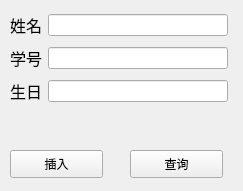
<?xml version="1.0" encoding="UTF-8"?>
<ui version="4.0">
 <class>Widget</class>
 <widget class="QWidget" name="Widget">
  <property name="geometry">
   <rect>
    <x>0</x>
    <y>0</y>
    <width>243</width>
    <height>191</height>
   </rect>
  </property>
  <property name="windowTitle">
   <string>Widget</string>
  </property>
  <widget class="QPushButton" name="InsertButton">
   <property name="geometry">
    <rect>
     <x>10</x>
     <y>150</y>
     <width>93</width>
     <height>28</height>
    </rect>
   </property>
   <property name="text">
    <string>插入</string>
   </property>
  </widget>
  <widget class="QPushButton" name="FindButton">
   <property name="geometry">
    <rect>
     <x>130</x>
     <y>150</y>
     <width>93</width>
     <height>28</height>
    </rect>
   </property>
   <property name="text">
    <string>查询</string>
   </property>
  </widget>
  <widget class="QWidget" name="">
   <property name="geometry">
    <rect>
     <x>10</x>
     <y>10</y>
     <width>218</width>
     <height>97</height>
    </rect>
   </property>
   <layout class="QVBoxLayout" name="verticalLayout">
    <item>
     <layout class="QHBoxLayout" name="horizontalLayout">
      <item>
       <widget class="QLabel" name="label">
        <property name="text">
         <string>&lt;html&gt;&lt;head/&gt;&lt;body&gt;&lt;p align=&quot;center&quot;&gt;&lt;span style=&quot; font-size:12pt;&quot;&gt;姓名&lt;/span&gt;&lt;/p&gt;&lt;/body&gt;&lt;/html&gt;</string>
        </property>
       </widget>
      </item>
      <item>
       <widget class="QLineEdit" name="NamelineEdit"/>
      </item>
     </layout>
    </item>
    <item>
     <layout class="QHBoxLayout" name="horizontalLayout_2">
      <item>
       <widget class="QLabel" name="label_2">
        <property name="text">
         <string>&lt;html&gt;&lt;head/&gt;&lt;body&gt;&lt;p align=&quot;center&quot;&gt;&lt;span style=&quot; font-size:12pt;&quot;&gt;学号&lt;/span&gt;&lt;/p&gt;&lt;/body&gt;&lt;/html&gt;</string>
        </property>
       </widget>
      </item>
      <item>
       <widget class="QLineEdit" name="IdlineEdit"/>
      </item>
     </layout>
    </item>
    <item>
     <layout class="QHBoxLayout" name="horizontalLayout_3">
      <item>
       <widget class="QLabel" name="label_3">
        <property name="text">
         <string>&lt;html&gt;&lt;head/&gt;&lt;body&gt;&lt;p align=&quot;center&quot;&gt;&lt;span style=&quot; font-size:12pt;&quot;&gt;生日&lt;/span&gt;&lt;/p&gt;&lt;/body&gt;&lt;/html&gt;</string>
        </property>
       </widget>
      </item>
      <item>
       <widget class="QLineEdit" name="BirthlineEdit"/>
      </item>
     </layout>
    </item>
   </layout>
  </widget>
 </widget>
 <resources/>
 <connections/>
</ui>
